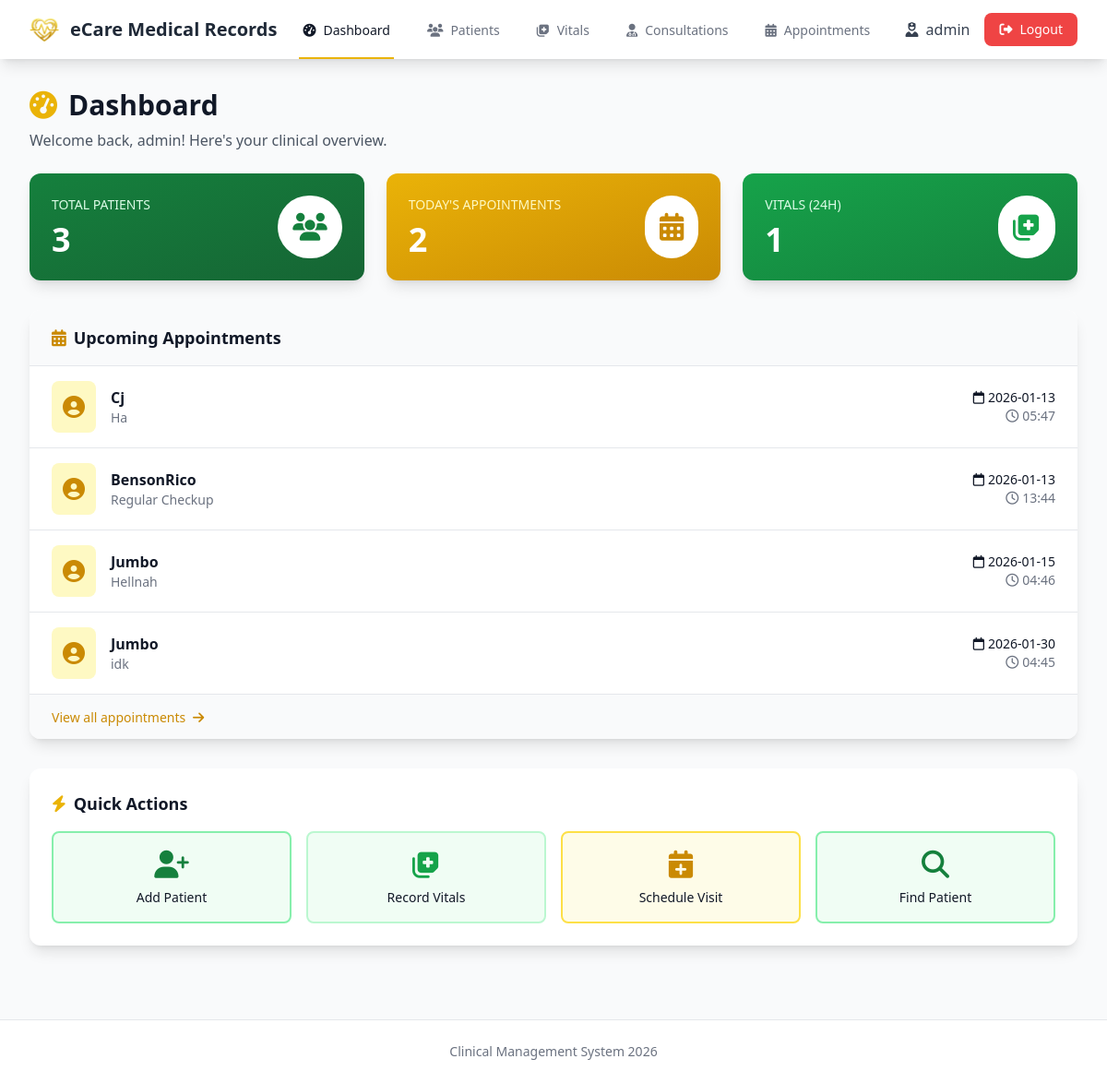
The page /dashboard (signed in) on the database as committed earlier.
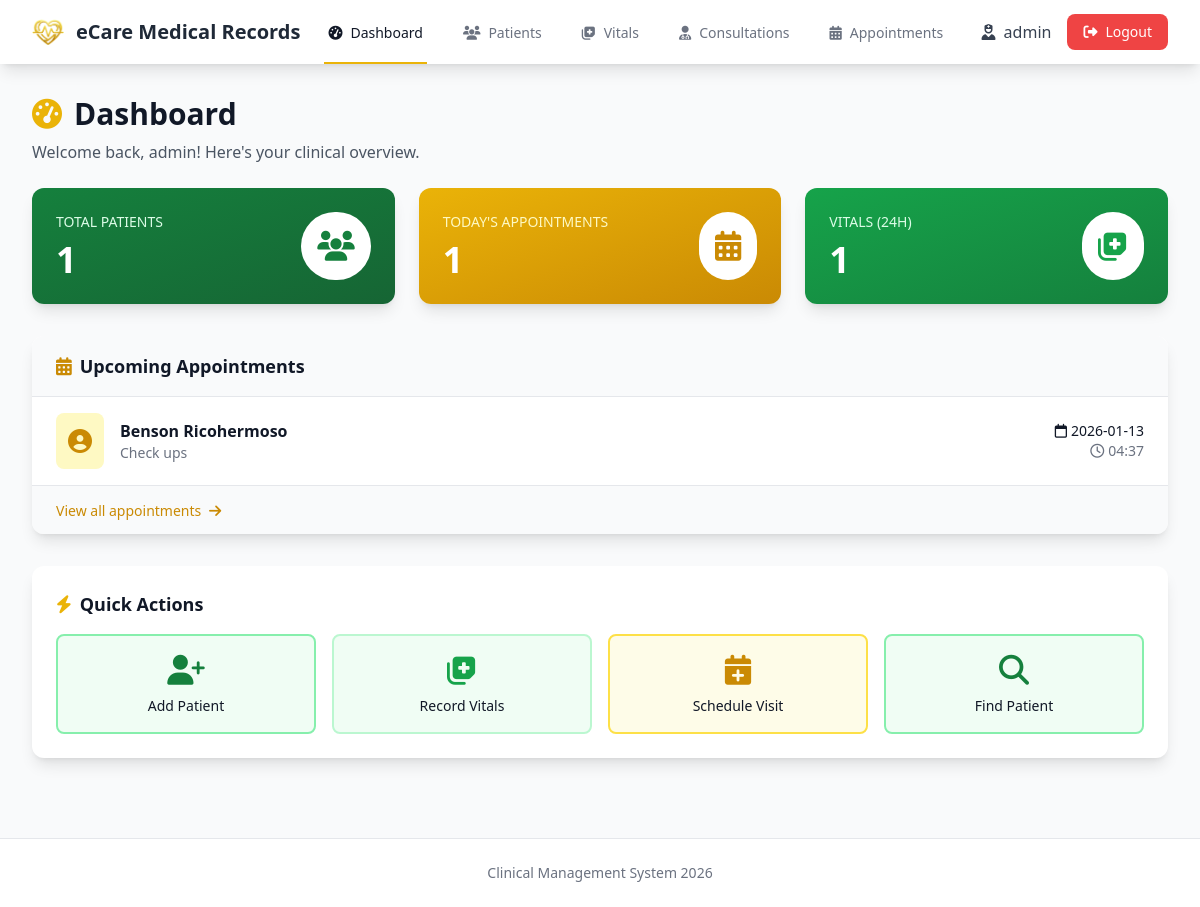
The same page on the database as committed later.
### tables this page shows
CREATE TABLE appointments (
            id INTEGER PRIMARY KEY AUTOINCREMENT,
            patient_id INTEGER NOT NULL,
            date DATE NOT NULL,
            time TIME NOT NULL,
            reason TEXT NOT NULL,
            status TEXT DEFAULT 'scheduled',
            notes TEXT,
            created_at TIMESTAMP DEFAULT CURRENT_TIMESTAMP,
            FOREIGN KEY (patient_id) REFERENCES patients (id) ON DELETE CASCADE
        );

CREATE TABLE patients (
            id INTEGER PRIMARY KEY AUTOINCREMENT,
            name TEXT NOT NULL,
            date_of_birth TEXT NOT NULL,
            gender TEXT NOT NULL,
            blood_type TEXT,
            allergies TEXT,
            contact TEXT,
            address TEXT,
            created_at TIMESTAMP DEFAULT CURRENT_TIMESTAMP,
            updated_at TIMESTAMP DEFAULT CURRENT_TIMESTAMP
        );

### app.py (the view)
@app.route('/dashboard')
@login_required
def dashboard():
    db = get_db()
    total_patients = db.execute('SELECT COUNT(*) as count FROM patients').fetchone()['count']
    today = datetime.now().strftime('%Y-%m-%d')
    today_appointments = db.execute(
        'SELECT COUNT(*) as count FROM appointments WHERE date = ?', (today,)
    ).fetchone()['count']
    yesterday = (datetime.now() - timedelta(days=1)).strftime('%Y-%m-%d %H:%M:%S')
    recent_vitals = db.execute(
        'SELECT COUNT(*) as count FROM vitals WHERE recorded_at > ?', (yesterday,)
    ).fetchone()['count']
    upcoming = db.execute(
        '''SELECT a.*, p.name as patient_name
           FROM appointments a
           JOIN patients p ON a.patient_id = p.id
           WHERE a.date >= ?
           ORDER BY a.date, a.time
           LIMIT 5''', (today,)
    ).fetchall()
    stats = {
        'total_patients': total_patients,
        'today_appointments': today_appointments,
        'recent_vitals': recent_vitals
    }
    return render_template('dashboard.html', stats=stats, upcoming=upcoming)

### app.py (called while the page is built)
def login_required(f):
    @wraps(f)
    def decorated_function(*args, **kwargs):
        if 'user_id' not in session:
            flash('Please log in to access this page.', 'warning')
            return redirect(url_for('login'))
        return f(*args, **kwargs)
    return decorated_function

### models/database.py (called while the page is built)
def get_db():
    if 'db' not in g:
        g.db = sqlite3.connect(
            current_app.config['DATABASE'],
            detect_types=sqlite3.PARSE_DECLTYPES
        )
        g.db.row_factory = sqlite3.Row
        g.db.execute('PRAGMA foreign_keys = ON')
    return g.db

### templates/dashboard.html (shortened to what this page needs)
{% extends "layout.html" %}
{% block content %}
<div class="slide-in">
    <div class="mb-6">
        <h1 class="text-3xl font-bold text-gray-900">
            <i class="fas fa-tachometer-alt mr-3 text-yellow-500"></i>Dashboard
        </h1>
        <p class="text-gray-600 mt-2">Welcome back, {{ session.username }}! Here's your clinical overview.</p>
    </div>
    <div class="grid grid-cols-1 md:grid-cols-3 gap-6 mb-8">
        <div class="bg-gradient-to-br from-green-700 to-green-800 rounded-xl shadow-lg p-6 text-white">
            <div class="flex items-center justify-between">
                <div>
                    <p class="text-green-100 text-sm font-medium uppercase">Total Patients</p>
                    <p class="text-4xl font-bold mt-2">{{ stats.total_patients }}</p>
                </div>
                <div class="bg-white rounded-full p-4">
                    <i class="fas fa-users text-3xl text-green-700"></i>
                </div>
            </div>
        </div>
        <div class="bg-gradient-to-br from-yellow-500 to-yellow-600 rounded-xl shadow-lg p-6 text-white">
            <div class="flex items-center justify-between">
                <div>
                    <p class="text-yellow-100 text-sm font-medium uppercase">Today's Appointments</p>
                    <p class="text-4xl font-bold mt-2">{{ stats.today_appointments }}</p>
                </div>
                <div class="bg-white rounded-full p-4">
                    <i class="fas fa-calendar-alt text-3xl text-yellow-600"></i>
                </div>
            </div>
        </div>
        <div class="bg-gradient-to-br from-green-600 to-green-700 rounded-xl shadow-lg p-6 text-white">
            <div class="flex items-center justify-between">
                <div>
                    <p class="text-green-100 text-sm font-medium uppercase">Vitals (24h)</p>
                    <p class="text-4xl font-bold mt-2">{{ stats.recent_vitals }}</p>
                </div>
                <div class="bg-white rounded-full p-4">
                    <i class="fas fa-notes-medical text-3xl text-green-600"></i>
                </div>
            </div>
        </div>
    </div>
    <div class="bg-white rounded-xl shadow-lg overflow-hidden mb-8">
        <div class="px-6 py-4 bg-gray-50 border-b">
            <h2 class="text-lg font-semibold text-gray-900">
                <i class="fas fa-calendar-alt mr-2 text-yellow-600"></i>Upcoming Appointments
            </h2>
        </div>
        {% if upcoming %}
        <div class="divide-y divide-gray-200">
            {% for appointment in upcoming %}
            <div class="px-6 py-4 hover:bg-gray-50 flex items-center justify-between">
                <div class="flex items-center space-x-4">
                    <div class="bg-yellow-100 rounded-lg p-3">
                        <i class="fas fa-user-circle text-yellow-600 text-2xl"></i>
                    </div>
                    <div>
                        <p class="font-semibold text-gray-900">{{ appointment.patient_name }}</p>
                        <p class="text-sm text-gray-500">{{ appointment.reason }}</p>
                    </div>
                </div>
                <div class="text-right">
                    <p class="text-sm font-medium text-gray-900">
                        <i class="far fa-calendar mr-1"></i>{{ appointment.date }}
                    </p>
                    <p class="text-sm text-gray-500">
                        <i class="far fa-clock mr-1"></i>{{ appointment.time }}
                    </p>
                </div>
            </div>
            {% endfor %}
        </div>
        <div class="px-6 py-3 bg-gray-50 border-t">
            <a href="{{ url_for('appointments') }}" class="text-yellow-600 hover:text-yellow-800 text-sm font-medium">
                View all appointments <i class="fas fa-arrow-right ml-1"></i>
            </a>
        </div>
        {% endif %}
    </div>
    <div class="bg-white rounded-xl shadow-lg p-6">
        <h2 class="text-lg font-semibold text-gray-900 mb-4">
            <i class="fas fa-bolt mr-2 text-yellow-500"></i>Quick Actions
        </h2>
        <div class="grid grid-cols-1 md:grid-cols-4 gap-4">
            <a href="{{ url_for('patients') }}" class="bg-green-50 hover:bg-green-100 border-2 border-green-300 rounded-lg p-4 text-center transition">
                <i class="fas fa-user-plus text-green-700 text-3xl mb-2"></i>
                <p class="text-sm font-medium text-gray-900">Add Patient</p>
            </a>
            <a href="{{ url_for('vitals') }}" class="bg-green-50 hover:bg-green-100 border-2 border-green-200 rounded-lg p-4 text-center transition">
                <i class="fas fa-notes-medical text-green-600 text-3xl mb-2"></i>
                <p class="text-sm font-medium text-gray-900">Record Vitals</p>
            </a>
            <a href="{{ url_for('appointments') }}" class="bg-yellow-50 hover:bg-yellow-100 border-2 border-yellow-300 rounded-lg p-4 text-center transition">
                <i class="fas fa-calendar-plus text-yellow-600 text-3xl mb-2"></i>
                <p class="text-sm font-medium text-gray-900">Schedule Visit</p>
            </a>
            <a href="{{ url_for('patients') }}" class="bg-green-50 hover:bg-green-100 border-2 border-green-300 rounded-lg p-4 text-center transition">
                <i class="fas fa-search text-green-700 text-3xl mb-2"></i>
                <p class="text-sm font-medium text-gray-900">Find Patient</p>
            </a>
        </div>
    </div>
</div>
{% endblock %}

### templates/layout.html (shortened to what this page needs)
<!DOCTYPE html>
<html lang="en">
<head>
    <script src="https://cdn.tailwindcss.com"></script>
    <link rel="stylesheet" href="https://cdnjs.cloudflare.com/ajax/libs/font-awesome/6.4.0/css/all.min.css">
</head>
<body class="bg-gray-50 min-h-screen">
    {% if session.user_id %}
    <nav class="bg-white shadow-lg">
        <div class="max-w-7xl mx-auto px-4 sm:px-6 lg:px-8">
            <div class="flex justify-between h-16">
                <div class="flex">
                    <div class="flex-shrink-0 flex items-center">
                        <img src="{{ url_for('static', filename='images/heart-logo.png') }}" alt="Heart Logo" class="w-8 h-8 object-contain mr-3">
                        <span class="text-xl font-bold text-gray-800">eCare Medical Records</span>
                    </div>
                    <div class="hidden sm:ml-6 sm:flex sm:space-x-8">
                        <a href="{{ url_for('dashboard') }}"
                           class="{% if request.endpoint == 'dashboard' %}border-yellow-500 text-gray-900{% else %}border-transparent text-gray-500 hover:border-gray-300 hover:text-gray-700{% endif %} inline-flex items-center px-1 pt-1 border-b-2 text-sm font-medium">
                            <i class="fas fa-tachometer-alt mr-2"></i> Dashboard
                        </a>
                        <a href="{{ url_for('patients') }}"
                           class="{% if request.endpoint == 'patients' %}border-yellow-500 text-gray-900{% else %}border-transparent text-gray-500 hover:border-gray-300 hover:text-gray-700{% endif %} inline-flex items-center px-1 pt-1 border-b-2 text-sm font-medium">
                            <i class="fas fa-users mr-2"></i> Patients
                        </a>
                        <a href="{{ url_for('vitals') }}"
                           class="{% if request.endpoint == 'vitals' %}border-yellow-500 text-gray-900{% else %}border-transparent text-gray-500 hover:border-gray-300 hover:text-gray-700{% endif %} inline-flex items-center px-1 pt-1 border-b-2 text-sm font-medium">
                            <i class="fas fa-notes-medical mr-2"></i> Vitals
                        </a>
                        <a href="{{ url_for('consultations') }}"
                           class="{% if request.endpoint == 'consultations' %}border-yellow-500 text-gray-900{% else %}border-transparent text-gray-500 hover:border-gray-300 hover:text-gray-700{% endif %} inline-flex items-center px-1 pt-1 border-b-2 text-sm font-medium">
                            <i class="fas fa-user-md mr-2"></i> Consultations
                        </a>
                        <a href="{{ url_for('appointments') }}"
                           class="{% if request.endpoint == 'appointments' %}border-yellow-500 text-gray-900{% else %}border-transparent text-gray-500 hover:border-gray-300 hover:text-gray-700{% endif %} inline-flex items-center px-1 pt-1 border-b-2 text-sm font-medium">
                            <i class="fas fa-calendar-alt mr-2"></i> Appointments
                        </a>
                    </div>
                </div>
                <div class="flex items-center">
                    <span class="text-gray-700 mr-4">
                        <i class="fas fa-user-nurse mr-2"></i>{{ session.username }}
                    </span>
                    <a href="{{ url_for('logout') }}"
                       class="bg-red-500 hover:bg-red-600 text-white px-4 py-2 rounded-lg text-sm font-medium">
                        <i class="fas fa-sign-out-alt mr-2"></i>Logout
                    </a>
                </div>
            </div>
        </div>
    </nav>
    {% endif %}
    <main class="max-w-7xl mx-auto px-4 sm:px-6 lg:px-8 py-8">
        {% block content %}{% endblock %}
    </main>
    <footer class="bg-white border-t mt-12">
        <div class="max-w-7xl mx-auto px-4 sm:px-6 lg:px-8 py-6">
            <p class="text-center text-gray-500 text-sm">
                Clinical Management System 2026
            </p>
        </div>
    </footer>
</body>
</html>

### templates/layout.html (style rules this page uses)
* { box-sizing: border-box; margin: 0; padding: 0; }
body { font-family: system-ui, -apple-system, sans-serif; line-height: 1.6; }
.slide-in { animation: slideIn 0.3s ease-out; }

Rows that differ between the two databases and show on the page:
removed appointments: patient_name "Cj", reason "Ha", date "2026-01-13", time "05:47"
removed appointments: patient_name "BensonRico", reason "Regular Checkup", date "2026-01-13", time "13:44"
removed appointments: patient_name "Jumbo", reason "Hellnah", date "2026-01-15", time "04:46"
removed appointments: patient_name "Jumbo", reason "idk", date "2026-01-30", time "04:45"
added appointments: patient_name "Benson Ricohermoso", reason "Check ups", date "2026-01-13", time "04:37"
Other text that changed with them:
{{ stats.total_patients }}: "3" → "1"
{{ stats.today_appointments }}: "2" → "1"
